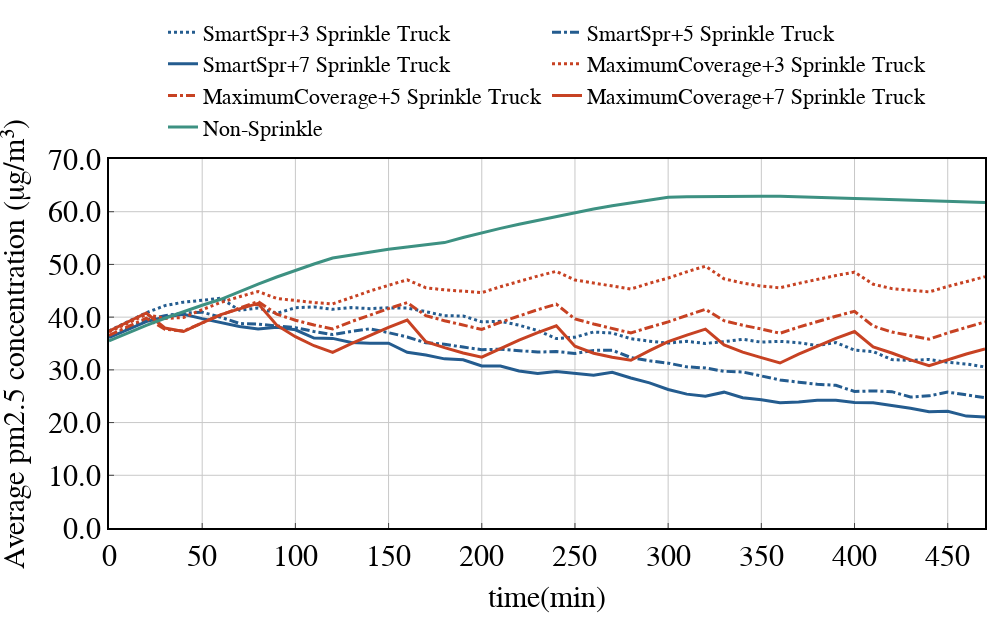

This figure's notebook cell:
### Code cell
width = 1000
height = 620
linewidth = 3
markersymbol={'FH':4, 'HEUR':17, 'DDRL':2}
markersize = 1
linetype = {'Low':'dot','Medium':'dashdot','High':'solid'}
labels = []
Time_deadline = 48
for i in range(Time_deadline):
    labels.append(int(i*10))

xtitle = 'time(min)'
ytitle = 'Average pm2.5 concentration (μg/m³)'

fig = go.Figure()

fig.add_trace(go.Scatter(x=labels, y=strategy_meanpm[0][0][0:Time_deadline], name='SmartSpr+3 Sprinkle Truck', mode='lines', line=dict(color=colors_dict[2],dash=linetype['Low'], width=linewidth),))
fig.add_trace(go.Scatter(x=labels, y=strategy_meanpm[0][1][0:Time_deadline], name='SmartSpr+5 Sprinkle Truck', mode='lines', line=dict(color=colors_dict[2],dash=linetype['Medium'], width=linewidth),))
fig.add_trace(go.Scatter(x=labels, y=strategy_meanpm[0][2][0:Time_deadline], name='SmartSpr+7 Sprinkle Truck', mode='lines', line=dict(color=colors_dict[2],dash=linetype['High'], width=linewidth),))
fig.add_trace(go.Scatter(x=labels, y=strategy_meanpm[2][0][0:Time_deadline], name='MaximumCoverage+3 Sprinkle Truck', mode='lines', line=dict(color=colors_dict[0],dash=linetype['Low'], width=linewidth),))
fig.add_trace(go.Scatter(x=labels, y=strategy_meanpm[2][1][0:Time_deadline], name='MaximumCoverage+5 Sprinkle Truck', mode='lines', line=dict(color=colors_dict[0],dash=linetype['Medium'], width=linewidth),))
fig.add_trace(go.Scatter(x=labels, y=strategy_meanpm[2][2][0:Time_deadline], name='MaximumCoverage+7 Sprinkle Truck', mode='lines', line=dict(color=colors_dict[0],dash=linetype['High'], width=linewidth),))
fig.add_trace(go.Scatter(x=labels, y=strategy_meanpm[3][0][0:Time_deadline], name='Non-Sprinkle', marker=dict(size=markersize, symbol=markersymbol['DDRL']),line=dict(color=colors_dict[1], width=linewidth),))

fig = line_update_fig(fig, xtitle, ytitle, width=width, height=height)
fig.update_xaxes(title_text=xtitle, title_font=dict(size=30),tickfont=dict(size=30))
fig.update_yaxes(title_text=ytitle, title_font=dict(size=30),tickfont=dict(size=30))
fig.update_layout(
    yaxis=dict(range=[0, 70]),
    legend=dict(font=dict(size=22), x=0.5, y=1.4)) # name size
fig.show()
filename = './outputs/png/line_timeAveragePollution-teamsize357-linetype.png'
print(filename)
fig.write_image(filename, scale=1)

### Figure 1 — Plotly figure (JSON) as saved in the notebook; plotly's stock layout.template omitted (floating-point values rounded to 4 significant figures)
{"data": [{"line": {"color": "#245C8F", "dash": "dot", "width": 3}, "mode": "lines", "name": "SmartSpr+3 Sprinkle Truck", "type": "scatter", "x": [0, 10, 20, 30, 40, 50, 60, 70, 80, 90, 100, 110, 120, 130, 140, 150, 160, 170, 180, 190, 200, 210, 220, 230, 240, 250, 260, 270, 280, 290, 300, 310, 320, 330, 340, 350, 360, 370, 380, 390, 400, 410, 420, 430, 440, 450, 460, 470], "y": [37.4, 39.16, 40.83, 42.18, 42.84, 43.2, 43.59, 41.31, 41.74, 40.72, 41.78, 41.93, 41.49, 41.81, 41.61, 41.76, 41.72, 41.04, 40.27, 40.22, 39.12, 39.2, 38.48, 37.45, 35.94, 36.2, 37.18, 36.99, 35.9, 35.45, 35.07, 35.41, 35.01, 35.34, 35.8, 35.25, 35.4, 35.15, 34.61, 35.18, 33.74, 33.46, 31.95, 31.79, 31.97, 31.43, 31.11, 30.56]}, {"line": {"color": "#245C8F", "dash": "dashdot", "width": 3}, "mode": "lines", "name": "SmartSpr+5 Sprinkle Truck", "type": "scatter", "x": [0, 10, 20, 30, 40, 50, 60, 70, 80, 90, 100, 110, 120, 130, 140, 150, 160, 170, 180, 190, 200, 210, 220, 230, 240, 250, 260, 270, 280, 290, 300, 310, 320, 330, 340, 350, 360, 370, 380, 390, 400, 410, 420, 430, 440, 450, 460, 470], "y": [36.3, 37.93, 39.47, 40.28, 40.76, 40.94, 39.98, 38.8, 38.68, 38.31, 38.0, 37.28, 36.69, 37.29, 37.79, 37.06, 36.23, 35.14, 34.86, 34.32, 33.83, 33.92, 33.65, 33.38, 33.48, 33.11, 33.69, 33.73, 32.34, 31.71, 31.27, 30.57, 30.35, 29.73, 29.6, 28.85, 28.09, 27.66, 27.27, 27.07, 25.9, 26.01, 25.86, 24.85, 25.07, 25.77, 25.23, 24.73]}, {"line": {"color": "#245C8F", "dash": "solid", "width": 3}, "mode": "lines", "name": "SmartSpr+7 Sprinkle Truck", "type": "scatter", "x": [0, 10, 20, 30, 40, 50, 60, 70, 80, 90, 100, 110, 120, 130, 140, 150, 160, 170, 180, 190, 200, 210, 220, 230, 240, 250, 260, 270, 280, 290, 300, 310, 320, 330, 340, 350, 360, 370, 380, 390, 400, 410, 420, 430, 440, 450, 460, 470], "y": [36.13, 37.69, 39.16, 40.01, 40.55, 39.71, 38.97, 38.24, 37.74, 38.08, 37.6, 36.04, 35.97, 35.18, 35.06, 35.06, 33.34, 32.8, 32.09, 31.9, 30.73, 30.73, 29.77, 29.32, 29.7, 29.29, 28.99, 29.55, 28.45, 27.52, 26.28, 25.39, 24.98, 25.77, 24.7, 24.34, 23.74, 23.92, 24.24, 24.23, 23.81, 23.76, 23.25, 22.7, 22.05, 22.13, 21.23, 21.08]}, {"line": {"color": "#C74223", "dash": "dot", "width": 3}, "mode": "lines", "name": "MaximumCoverage+3 Sprinkle Truck", "type": "scatter", "x": [0, 10, 20, 30, 40, 50, 60, 70, 80, 90, 100, 110, 120, 130, 140, 150, 160, 170, 180, 190, 200, 210, 220, 230, 240, 250, 260, 270, 280, 290, 300, 310, 320, 330, 340, 350, 360, 370, 380, 390, 400, 410, 420, 430, 440, 450, 460, 470], "y": [37.2, 38.9, 40.49, 39.75, 39.95, 41.42, 42.81, 43.88, 44.87, 43.54, 43.08, 42.76, 42.52, 43.77, 44.95, 46.05, 47.08, 45.57, 45.17, 44.93, 44.65, 45.77, 46.81, 47.79, 48.7, 47.04, 46.47, 45.86, 45.34, 46.43, 47.42, 48.6, 49.67, 47.28, 46.47, 45.9, 45.56, 46.4, 47.18, 47.89, 48.54, 46.24, 45.42, 45.06, 44.78, 45.82, 46.78, 47.66]}, {"line": {"color": "#C74223", "dash": "dashdot", "width": 3}, "mode": "lines", "name": "MaximumCoverage+5 Sprinkle Truck", "type": "scatter", "x": [0, 10, 20, 30, 40, 50, 60, 70, 80, 90, 100, 110, 120, 130, 140, 150, 160, 170, 180, 190, 200, 210, 220, 230, 240, 250, 260, 270, 280, 290, 300, 310, 320, 330, 340, 350, 360, 370, 380, 390, 400, 410, 420, 430, 440, 450, 460, 470], "y": [36.52, 38.2, 39.8, 37.71, 37.36, 38.92, 40.4, 41.72, 42.96, 40.57, 39.41, 38.51, 37.77, 39.15, 40.43, 41.63, 42.75, 40.28, 39.33, 38.44, 37.67, 39.03, 40.28, 41.42, 42.46, 39.65, 38.7, 37.83, 37.0, 38.09, 39.09, 40.31, 41.48, 39.32, 38.46, 37.75, 36.94, 38.11, 39.19, 40.18, 41.1, 38.32, 37.18, 36.49, 35.82, 37.01, 38.1, 39.09]}, {"line": {"color": "#C74223", "dash": "solid", "width": 3}, "mode": "lines", "name": "MaximumCoverage+7 Sprinkle Truck", "type": "scatter", "x": [0, 10, 20, 30, 40, 50, 60, 70, 80, 90, 100, 110, 120, 130, 140, 150, 160, 170, 180, 190, 200, 210, 220, 230, 240, 250, 260, 270, 280, 290, 300, 310, 320, 330, 340, 350, 360, 370, 380, 390, 400, 410, 420, 430, 440, 450, 460, 470], "y": [37.33, 39.11, 40.78, 37.94, 37.27, 38.92, 40.48, 41.57, 42.6, 38.47, 36.29, 34.58, 33.3, 34.98, 36.56, 38.05, 39.45, 35.32, 34.21, 33.21, 32.41, 34.09, 35.64, 37.06, 38.37, 34.48, 33.15, 32.39, 31.83, 33.64, 35.35, 36.59, 37.74, 34.74, 33.37, 32.31, 31.3, 32.99, 34.54, 35.97, 37.28, 34.37, 33.2, 31.88, 30.77, 31.94, 33.0, 33.97]}, {"line": {"color": "#3D9182", "width": 3}, "marker": {"size": 1, "symbol": 2}, "name": "Non-Sprinkle", "type": "scatter", "x": [0, 10, 20, 30, 40, 50, 60, 70, 80, 90, 100, 110, 120, 130, 140, 150, 160, 170, 180, 190, 200, 210, 220, 230, 240, 250, 260, 270, 280, 290, 300, 310, 320, 330, 340, 350, 360, 370, 380, 390, 400, 410, 420, 430, 440, 450, 460, 470], "y": [35.49, 37.01, 38.44, 39.78, 41.06, 42.25, 43.38, 44.87, 46.28, 47.61, 48.88, 50.08, 51.22, 51.81, 52.36, 52.86, 53.32, 53.75, 54.14, 55.11, 56.01, 56.85, 57.63, 58.37, 59.06, 59.81, 60.5, 61.12, 61.7, 62.23, 62.72, 62.82, 62.88, 62.92, 62.93, 62.93, 62.92, 62.78, 62.67, 62.58, 62.49, 62.4, 62.31, 62.23, 62.13, 62.02, 61.9, 61.77]}], "layout": {"font": {"color": "rgb(0, 0, 0)", "family": "Arial", "size": 30}, "height": 620, "legend": {"font": {"size": 22}, "orientation": "h", "title": {"text": ""}, "x": 0.5, "xanchor": "center", "y": 1.4, "yanchor": "top"}, "margin": {"b": 15, "l": 15, "r": 15, "t": 15}, "plot_bgcolor": "rgb(255,255,255)", "width": 1000, "xaxis": {"gridcolor": "rgb(200, 200, 200)", "linecolor": "rgb(0, 0, 0)", "linewidth": 2, "mirror": true, "showline": true, "tickfont": {"size": 30}, "ticks": "inside", "title": {"font": {"size": 30}, "text": "time(min)"}}, "yaxis": {"gridcolor": "rgb(200, 200, 200)", "linecolor": "rgb(0, 0, 0)", "linewidth": 2, "mirror": true, "range": [0, 70], "showline": true, "tickfont": {"size": 30}, "tickformat": ".1f", "ticks": "inside", "title": {"font": {"size": 30}, "text": "Average pm2.5 concentration (μg/m³)"}}}}
